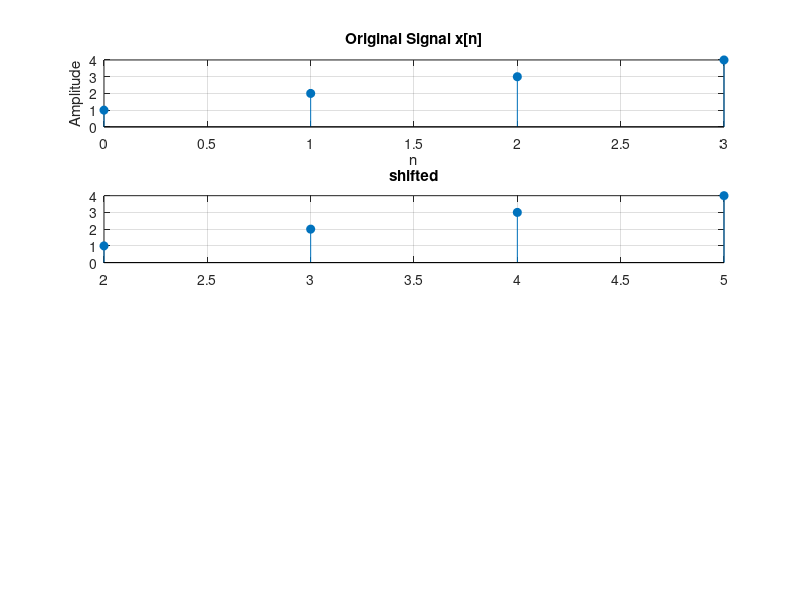

This figure's MATLAB source:
clc;
clear;
close all;

n=0:3;
x=[1 2 3 4];

n_shift = n+2;
x_shift = x;

x_scaled = 2*x;

n_reverse = -fliplr(n);
x_reverse = fliplr(x);

figure;

% Original signal
subplot(4,1,1);
stem(n, x, 'filled');
title('Original Signal x[n]');
xlabel('n');
ylabel('Amplitude');
grid on;

subplot(4,1,2);
stem(n_shift,x_shift, 'filled');
title('shifted');
grid on;
